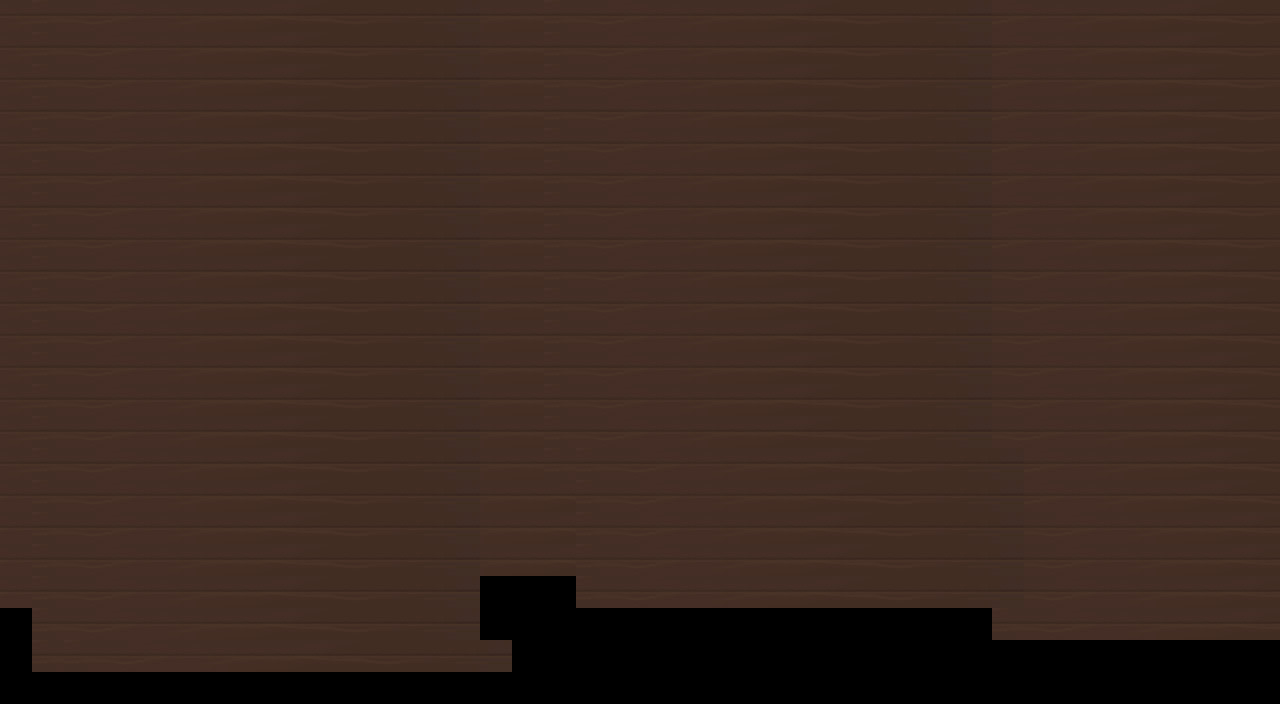

This is a level from a 2D game, rendered from its Tiled map with the project's own tilesets. A one-line summary and the map file follow, with tile-layer data summarised:
An orthogonal 40x22 tile map with 32x32 px tiles, 1 tile layer (block).

<map version="1.0" orientation="orthogonal" width="40" height="22" tilewidth="32" tileheight="32">
 <tileset firstgid="1" name="house_bg" tilewidth="32" tileheight="32">
  <image source="house_bg.jpg" width="800" height="480" />
 </tileset>
 <layer name="block" width="40" height="22">
  <data>[880 cells, 795 non-empty, 14 distinct tile ids]</data>
 </layer>
</map>
